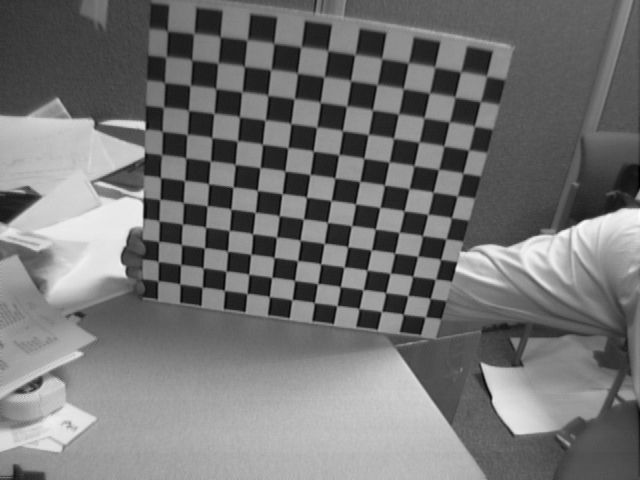
#> input picture Calibration/Image11.tif, 640 x 480 px
$ python main.py
#> lines starting #> are read from the running program, lines starting #| are printed output that depends on the picture; after the words box and inside, x2 and y2 are one past the last pixel; in counts of white or black regions, pixels touching at a corner belong together; long printed decimals are rounded
### Calibration/getcorners.py
#之前写了一半的程序找不到了，所以重新开了一个
#
import numpy as np
import cv2
def getcorners(filename,size):
    img=cv2.imread(filename,0)
    patternsize=(size[0],size[1])
    found,corners=cv2.findChessboardCorners(img,patternsize)
    if found:
        criteria = (cv2.TERM_CRITERIA_EPS + cv2.TERM_CRITERIA_MAX_ITER, 30, 0.001)
        corners2=cv2.cornerSubPix(img, corners, (11, 11),  (-1,-1),criteria)
        return corners2
    else:print('没有找到点，真不敢相信')

### Calibration/homography1.py
import numpy as np


def homography(cornerslist, objlist):
    i = 0
    for x in cornerslist:
        list=np.array([[objlist[i][0],objlist[i][1],1,0,0,0,-objlist[i][0]*x[0][0],-objlist[i][1]*x[0][0],-x[0][0]],[0,0,0,objlist[i][0],objlist[i][1],1,-objlist[i][0]*x[0][1],-objlist[i][1]*x[0][1],-x[0][1]]])
        u=np.array([[objlist[i][0]],[objlist[i][1]]])
        list1=np.array([[objlist[i][0],objlist[i][1],1,0,0,0,-objlist[i][0]*x[0][0],-objlist[i][1]*x[0][0]],[0,0,0,objlist[i][0],objlist[i][1],1,-objlist[i][0]*x[0][1],-objlist[i][1]*x[0][1]]])
        if i==0:
            LIST=list
            LIST1 = list1
            U=u
        else:
            LIST = np.vstack((LIST, list))
            LIST1 = np.vstack((LIST1, list1))
            U=np.vstack((U,u))
        i += 1
    k=np.dot(np.dot(np.linalg.inv(np.dot(LIST1.T,LIST1)),LIST1.T),U)
    # t=np.dot(LIST.T,LIST)
    # eig=np.linalg.eigh(t)
    svd=np.linalg.svd(LIST)
    b=svd[2][8]
    # print('k:',k)
    return b

### Calibration/main.py
from getcorners import getcorners
from homography1 import homography
import  math
import cv2
import numpy as np
class image(object):
    def __init__(self, name,size=[0,0],r=[0,0,0],t=[0,0,0,]):
        self.name = name
        self.px=30
        self.py=30
        self.row = size[0]
        self.col = size[1]
        self.size=size
        # self.h=self.geth()
        self.r=r
        self.t=t
        self.corner=getcorners(self.name,self.size)
    def draw(self,num=[]):
        img = cv2.imread(self.name)
        corners=self.corner
        for i in num:
            ua = corners[i][0][0]
            va = corners[i][0][1]
            obj=self.getobjlist()
            print(obj[i])
            print(ua,va)
            cv2.circle(img, (int(ua), int(va)), 5, (0, 0, 255,), -1)
            cv2.imshow('img', img)
            key = cv2.waitKey(0)
        return
    def geth(self,points=[]):
        self.corner=getcorners(self.name,self.size)
        corners=self.corner
        objlist=self.getobjlist(points)
        if len(points)==0:
            cornerslist=corners
        else:

            cornerslist=[]
            for i in points:
                cornerslist.append(corners[i])
        h=homography(cornerslist,objlist)
        return h/h[8]
    def getobjlist(self,points=[]):
        objlist=[]
        if len(points)==0:
            for x in range(self.col):
                for y in range(self.row):
                    objlist.append([y*self.px,x*self.py])
        else:

                #这个函数不能用，只能让points==0时候可以。
                for xy in points:
                    y=xy%(self.col-1)
                    x=int(xy/(self.col-1))
                    objlist.append([y*self.px,x*self.py])
        return objlist

    def getv(self,points=[]):
        h = self.geth(points)
        v12 = np.array(
            [h[0] * h[1], h[3] * h[1] + h[0] * h[4], h[3] * h[4], h[6] * h[1] + h[0] * h[7], h[6] * h[4] + h[3] * h[7],
             h[6] * h[7]])
        v11 = np.array(
            [h[0] * h[0], h[0] * h[3] + h[3] * h[0], h[3] * h[3], h[0] * h[6] + h[6] * h[0], h[6] * h[3] + h[3] * h[6],
             h[6] * h[6]])
        v22 = np.array(
            [h[1] * h[1], h[1] * h[4] + h[4] * h[1], h[4] * h[4], h[7] * h[1] + h[1] * h[7], h[7] * h[4] + h[4] * h[7],
             h[7] * h[7]])
        v = np.vstack((v12, v11 - v22))
        return v
size=[12,13]
filename='Image11.tif'
image1=image(filename,size)
#> in getcorners, img is the input picture: shape (480, 640); min 1, max 254, mean 116.2
#> in getcorners, `found,corners=cv2.findChessboardCorners(img,patternsize)`: found = True; corners = 156 rows, first 8: [163, 278], [162, 267], [163, 238], [158.9, 221], [160, 199.6], [164, 183], [166, 151], [166, 137]
#> in getcorners, `corners2=cv2.cornerSubPix(img, corners, (11, 11),  (-1,-1),criteria)`: corners2 = 156 rows, first 8: [157.9, 280.7], [158.3, 261.3], [158.6, 241.4], [159.1, 220.7], [159.7, 199.3], [160.5, 177.4], [161.6, 154.6], [162.3, 131.2]
#> in __init__, `self.corner=getcorners(self.name,self.size)`: self.corner has the same summary as corners2 in getcorners
filename='Image17.tif'
image2=image(filename,size)
#> call 2 of getcorners, with filename = 'Image17.tif'
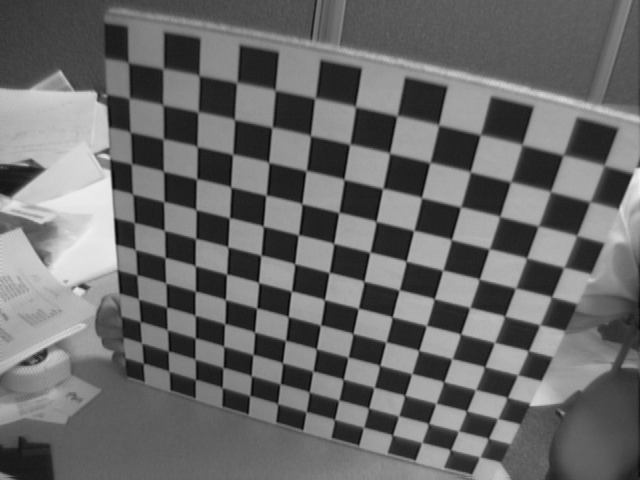
#> input picture Calibration/Image17.tif, 640 x 480 px
#> in getcorners, img is the input picture: shape (480, 640); min 7, max 241, mean 105.9
#> in getcorners (call 2), `found,corners=cv2.findChessboardCorners(img,patternsize)`: corners = 156 rows, first 8: [146, 361], [145, 349], [144, 320], [138.1, 298.5], [137.2, 274.9], [135.6, 250], [134.7, 222.6], [132.6, 194.3]
#> in getcorners (call 2), `corners2=cv2.cornerSubPix(img, corners, (11, 11),  (-1,-1),criteria)`: corners2 = 156 rows, first 8: [143.3, 363.2], [141.6, 342.9], [140.2, 321.5], [138.5, 298.9], [136.9, 274.8], [135.4, 249.6], [134.4, 222.5], [132.7, 194]
#> in __init__ (call 2), `self.corner=getcorners(self.name,self.size)`: self.corner has the same summary as corners2 in getcorners
filename='Image20.tif'
image3=image(filename,size)
#> call 3 of getcorners, with filename = 'Image20.tif'
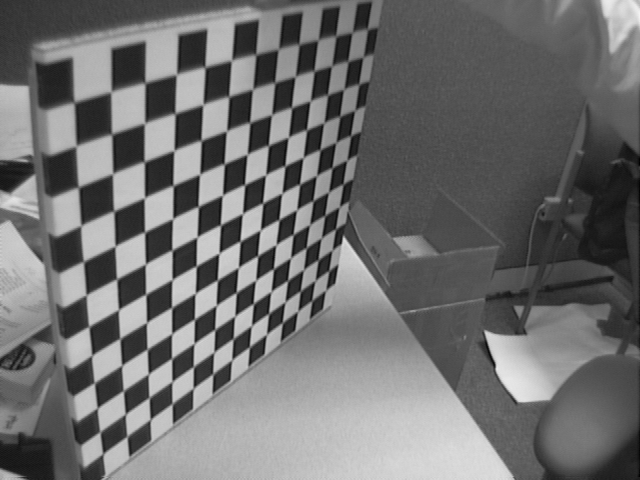
#> input picture Calibration/Image20.tif, 640 x 480 px
#> in getcorners, img is the input picture: shape (480, 640); min 1, max 243, mean 111.3
#> in getcorners (call 3), `found,corners=cv2.findChessboardCorners(img,patternsize)`: corners = 156 rows, first 8: [103, 454.5], [99.5, 432], [98.08, 407.4], [95.13, 384.5], [93.08, 354.4], [88.5, 327], [86.79, 294.4], [85, 264]
#> in getcorners (call 3), `corners2=cv2.cornerSubPix(img, corners, (11, 11),  (-1,-1),criteria)`: corners2 = 156 rows, first 8: [102.7, 453.8], [99.83, 431.7], [97.22, 408], [94.31, 382.7], [91.64, 355.4], [88.75, 326.5], [86.14, 294.9], [83.45, 261.4]
#> in __init__ (call 3), `self.corner=getcorners(self.name,self.size)`: self.corner has the same summary as corners2 in getcorners
points=[ 1,11,23,36,41,57,73,88,98,115,140]
image1.draw(points)
#> in draw, `corners=self.corner`: corners = 156 rows, first 8: [157.9, 280.7], [158.3, 261.3], [158.6, 241.4], [159.1, 220.7], [159.7, 199.3], [160.5, 177.4], [161.6, 154.6], [162.3, 131.2]
#> the loop in draw, `for i in num:` made 11 passes; (key Esc is pressed on pass 1)
#> (ua, va) on passes 1 to 11: (158.3, 261.3), (167.5, 30.7), (193.7, 33.47), (224.5, 290.3), (233, 187), (267.9, 95.14), (294.6, 280.4), (327.5, 222.3), (344.1, 266.9), (389.2, 161.9), (443.8, 145.9)
#| 158.252 261.308
#| 167.453 30.703
#| 193.687 33.471
#| 224.471 290.3174
#| 233.000 187.041
#| 267.8554 95.140
#| 294.6179 280.393
#| 327.4931 222.297
#> (further printed lines are left out)
#> after the loop in draw, `for i in num:`:
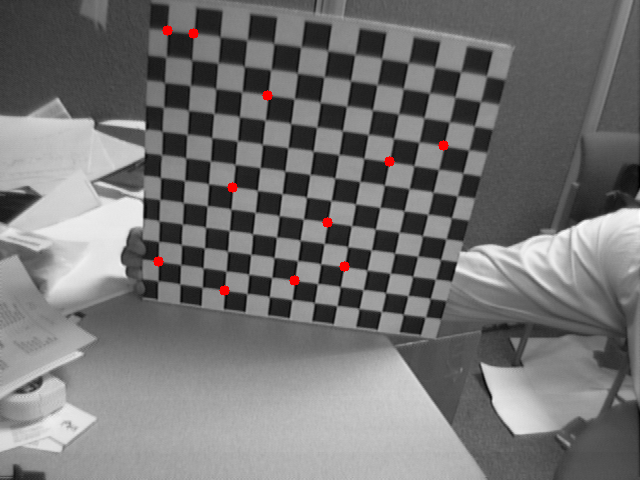
#> img: shape (480, 640, 3); 0.29% of pixels changed, all inside (x1, y1, x2, y2) = (153, 25, 449, 296)
image2.draw(points)
#> in draw (call 2), `corners=self.corner`: corners = 156 rows, first 8: [143.3, 363.2], [141.6, 342.9], [140.2, 321.5], [138.5, 298.9], [136.9, 274.8], [135.4, 249.6], [134.4, 222.5], [132.7, 194]
#> the loop in draw (call 2), `for i in num:` made 11 passes
#> (ua, va) on passes 1 to 11: (141.6, 342.9), (128.3, 62.44), (163.2, 68.66), (222.3, 387.5), (226.6, 274.1), (268.8, 162.3), (309.3, 391.9), (353, 333.5), (374.1, 387.4), (442.8, 270.2), (526.7, 257.9)
#| 141.625 342.9281
#| 128.316 62.443
#| 163.161 68.663
#| 222.301 387.4701
#| 226.586 274.067
#| 268.7736 162.260
#| 309.288 391.875
#| 352.9673 333.469
#> (further printed lines are left out)
#> after the loop in draw (call 2), `for i in num:`:
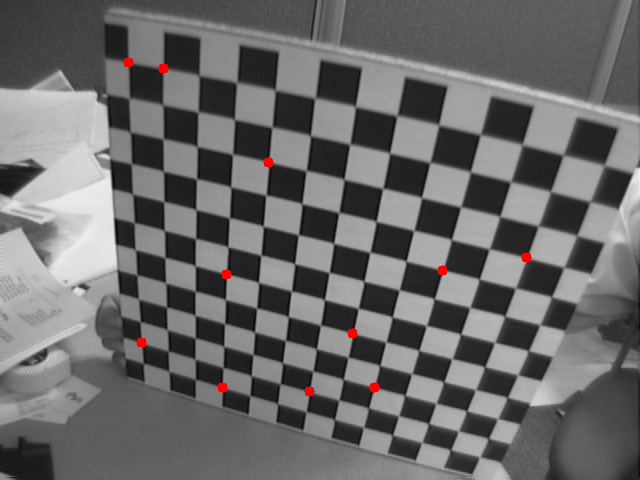
#> img: shape (480, 640, 3); 0.29% of pixels changed, all inside (x1, y1, x2, y2) = (123, 57, 532, 397)
image3.draw(points)
#> in draw (call 3), `corners=self.corner`: corners has the same summary as corners2 in getcorners
#> the loop in draw (call 3), `for i in num:` made 11 passes
#> (ua, va) on passes 1 to 11: (99.83, 431.7), (74.17, 102.2), (111, 91.67), (172.2, 403.6), (172.1, 279.5), (201.1, 140.3), (233.2, 338.7), (257.7, 255.7), (270.9, 291.5), (303.2, 157.3), (339.9, 116.2)
#| 99.829 431.7126
#| 74.168 102.237
#| 111.033 91.667
#| 172.160 403.5729
#| 172.0671 279.544
#| 201.120 140.256
#| 233.200 338.707
#| 257.662 255.726
#> (further printed lines are left out)
#> after the loop in draw (call 3), `for i in num:`:
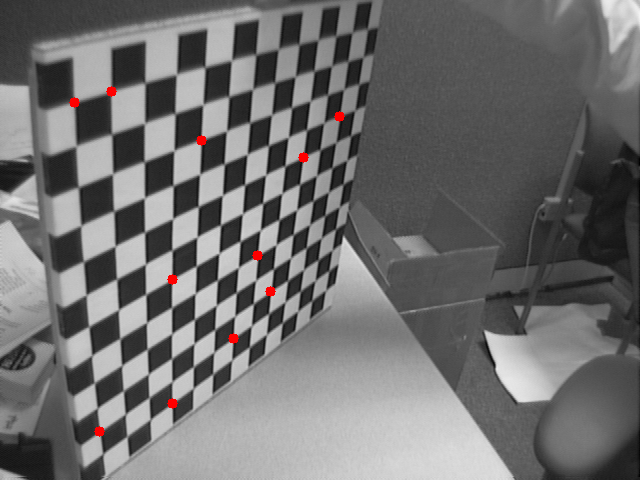
#> img: shape (480, 640, 3); 0.29% of pixels changed, all inside (x1, y1, x2, y2) = (69, 86, 345, 437)
h1=image1.geth(points)
#> in getcorners (call 4), `found,corners=cv2.findChessboardCorners(img,patternsize)`: corners = 156 rows, first 8: [163, 278], [162, 267], [163, 238], [158.9, 221], [160, 199.6], [164, 183], [166, 151], [166, 137]
#> in getcorners (call 4), `corners2=cv2.cornerSubPix(img, corners, (11, 11),  (-1,-1),criteria)`: corners2 = 156 rows, first 8: [157.9, 280.7], [158.3, 261.3], [158.6, 241.4], [159.1, 220.7], [159.7, 199.3], [160.5, 177.4], [161.6, 154.6], [162.3, 131.2]
#> in geth, `self.corner=getcorners(self.name,self.size)`: self.corner has the same summary as corners2 in getcorners
#> in geth, `corners=self.corner`: corners has the same summary as corners2 in getcorners
#> after the loop in geth, `for i in points:`: cornerslist = [[[158.3, 261.3]], [[167.5, 30.7]], [[193.7, 33.47]], [[224.5, 290.3]], [[233, 187]], [[267.9, 95.14]], [[294.6, 280.4]], [[327.5, 222.3]], [[344.1, 266.9]], [[389.2, 161.9]], [[443.8, 145.9]]]
#> the loop in homography, `for x in cornerslist:` made 11 passes
#> (x, U) on passes 1 to 7: ([[158.3, 261.3]], [30, 0]), ([[167.5, 30.7]], [30, 0, 330, 0]), ([[193.7, 33.47]], [30, 0, 330, 0, 330, 30]), ([[224.5, 290.3]], [30, 0, 330, 0, 330, 30, 0, 90]), ([[233, 187]], [30, 0, 330, 0, 330, 30, 0, 90, 150, 90]), ([[267.9, 95.14]], [30, 0, 330, 0, 330, 30, 0, 90, 150, 90, 270, 120]), ([[294.6, 280.4]], [30, 0, 330, 0, 330, 30, 0, 90, 150, 90, 270, 120, 30, 180])
#> (x, u) on passes 8 to 11: ([[327.5, 222.3]], [120, 210]), ([[344.1, 266.9]], [60, 240]), ([[389.2, 161.9]], [210, 270]), ([[443.8, 145.9]], [240, 330])
#> after the loop in homography, `for x in cornerslist:`: i = 11
#> in homography, `k=np.dot(np.dot(np.linalg.inv(np.dot(LIST1.T,LIST1)),LIST1.T),U)`: k = [1, 1.11e-14, -2.93e-12, 3.16e-15, 1, -4.55e-13, 4.23e-17, 3.36e-17]
#> in homography, `b=svd[2][8]`: b = [0.000147, -0.0023, -0.489, 0.0024, -0.000306, -0.872, 1.45e-06, 9.41e-08, -0.00311]
#> in geth, `h=homography(cornerslist,objlist)`: h has the same summary as b in homography
#> h1 = [-0.0473, 0.74, 157.2, -0.773, 0.0983, 280.6, -0.000466, -3.03e-05, 1]
h2=image2.geth(points)
#> in getcorners (call 5), `found,corners=cv2.findChessboardCorners(img,patternsize)`: corners = 156 rows, first 8: [146, 361], [145, 349], [144, 320], [138.1, 298.5], [137.2, 274.9], [135.6, 250], [134.7, 222.6], [132.6, 194.3]
#> in getcorners (call 5), `corners2=cv2.cornerSubPix(img, corners, (11, 11),  (-1,-1),criteria)`: corners2 = 156 rows, first 8: [143.3, 363.2], [141.6, 342.9], [140.2, 321.5], [138.5, 298.9], [136.9, 274.8], [135.4, 249.6], [134.4, 222.5], [132.7, 194]
#> in geth (call 2), `self.corner=getcorners(self.name,self.size)`: self.corner has the same summary as corners2 in getcorners
#> in geth (call 2), `corners=self.corner`: corners has the same summary as corners2 in getcorners
#> the loop in geth (call 2), `for i in points:` made 11 passes
#> i on passes 2 to 11: 11, 23, 36, 41, 57, 73, 88, 98, 115, 140
#> the loop in homography (call 2), `for x in cornerslist:` made 11 passes
#> (x, U) on passes 1 to 7: ([[141.6, 342.9]], [30, 0]), ([[128.3, 62.44]], [30, 0, 330, 0]), ([[163.2, 68.66]], [30, 0, 330, 0, 330, 30]), ([[222.3, 387.5]], [30, 0, 330, 0, 330, 30, 0, 90]), ([[226.6, 274.1]], [30, 0, 330, 0, 330, 30, 0, 90, 150, 90]), ([[268.8, 162.3]], [30, 0, 330, 0, 330, 30, 0, 90, 150, 90, 270, 120]), ([[309.3, 391.9]], [30, 0, 330, 0, 330, 30, 0, 90, 150, 90, 270, 120, 30, 180])
#> (x, u) on passes 8 to 11: ([[353, 333.5]], [120, 210]), ([[374.1, 387.4]], [60, 240]), ([[442.8, 270.2]], [210, 270]), ([[526.7, 257.9]], [240, 330])
#> h2 = [-0.148, 0.831, 142.4, -0.965, 0.164, 363.9, -0.000805, -0.000257, 1]
h3=image3.geth(points)
#> in getcorners (call 6), `found,corners=cv2.findChessboardCorners(img,patternsize)`: corners = 156 rows, first 8: [103, 454.5], [99.5, 432], [98.08, 407.4], [95.13, 384.5], [93.08, 354.4], [88.5, 327], [86.79, 294.4], [85, 264]
#> in getcorners (call 6), `corners2=cv2.cornerSubPix(img, corners, (11, 11),  (-1,-1),criteria)`: corners2 = 156 rows, first 8: [102.7, 453.8], [99.83, 431.7], [97.22, 408], [94.31, 382.7], [91.64, 355.4], [88.75, 326.5], [86.14, 294.9], [83.45, 261.4]
#> in geth (call 3), `self.corner=getcorners(self.name,self.size)`: self.corner has the same summary as corners2 in getcorners
#> in geth (call 3), `corners=self.corner`: corners has the same summary as corners2 in getcorners
#> h3 = [-0.148, 0.982, 100.8, -1.16, -0.134, 455.1, -0.000902, 0.0011, 1]
print('h1:',h1)
#| h1: [-4.73054310e-02  7.40372662e-01  1.57184571e+02 -7.72957263e-01
#|   9.82600839e-02  2.80578736e+02 -4.65825320e-04 -3.02508024e-05
#|   1.00000000e+00]

v1=image1.getv(points)
#> in getcorners (call 7), `found,corners=cv2.findChessboardCorners(img,patternsize)`: corners = 156 rows, first 8: [163, 278], [162, 267], [163, 238], [158.9, 221], [160, 199.6], [164, 183], [166, 151], [166, 137]
#> in getcorners (call 7), `corners2=cv2.cornerSubPix(img, corners, (11, 11),  (-1,-1),criteria)`: corners2 = 156 rows, first 8: [157.9, 280.7], [158.3, 261.3], [158.6, 241.4], [159.1, 220.7], [159.7, 199.3], [160.5, 177.4], [161.6, 154.6], [162.3, 131.2]
#> in geth (call 4), `self.corner=getcorners(self.name,self.size)`: self.corner has the same summary as corners2 in getcorners
#> in geth (call 4), `corners=self.corner`: corners has the same summary as corners2 in getcorners
#> in getv, `h = self.geth(points)`: h has the same summary as h1 outside getv
#> in getv, `v12 = np.array( [h[0] * h[1], h[3] * h[1] + h[0] * h[4], h[3] * h[4], ..`: v12 = [-0.035, -0.577, -0.076, -0.000343, -2.24e-05, 1.41e-08]
#> in getv, `v11 = np.array( [h[0] * h[0], h[0] * h[3] + h[3] * h[0], h[3] * h[3], ..`: v11 = [0.00224, 0.0731, 0.597, 4.41e-05, 0.00072, 2.17e-07]
#> in getv, `v22 = np.array( [h[1] * h[1], h[1] * h[4] + h[4] * h[1], h[4] * h[4], ..`: v22 = [0.548, 0.145, 0.00966, -4.48e-05, -5.94e-06, 9.15e-10]
#> in getv, `v = np.vstack((v12, v11 - v22))`: v = [[-0.035, -0.577, -0.076, -0.000343, -2.24e-05, 1.41e-08], [-0.546, -0.0724, 0.588, 8.89e-05, 0.000726, 2.16e-07]]
#> v1 has the same summary as v in getv
v2=image2.getv(points)
#> in getcorners (call 8), `found,corners=cv2.findChessboardCorners(img,patternsize)`: corners = 156 rows, first 8: [146, 361], [145, 349], [144, 320], [138.1, 298.5], [137.2, 274.9], [135.6, 250], [134.7, 222.6], [132.6, 194.3]
#> in getcorners (call 8), `corners2=cv2.cornerSubPix(img, corners, (11, 11),  (-1,-1),criteria)`: corners2 = 156 rows, first 8: [143.3, 363.2], [141.6, 342.9], [140.2, 321.5], [138.5, 298.9], [136.9, 274.8], [135.4, 249.6], [134.4, 222.5], [132.7, 194]
#> in geth (call 5), `self.corner=getcorners(self.name,self.size)`: self.corner has the same summary as corners2 in getcorners
#> in geth (call 5), `corners=self.corner`: corners has the same summary as corners2 in getcorners
#> v2 = [[-0.123, -0.826, -0.158, -0.000631, 0.000117, 2.07e-07], [-0.669, 0.0125, 0.905, 0.000665, 0.00164, 5.82e-07]]
v3=image3.getv(points )
#> in getcorners (call 9), `found,corners=cv2.findChessboardCorners(img,patternsize)`: corners = 156 rows, first 8: [103, 454.5], [99.5, 432], [98.08, 407.4], [95.13, 384.5], [93.08, 354.4], [88.5, 327], [86.79, 294.4], [85, 264]
#> in getcorners (call 9), `corners2=cv2.cornerSubPix(img, corners, (11, 11),  (-1,-1),criteria)`: corners2 = 156 rows, first 8: [102.7, 453.8], [99.83, 431.7], [97.22, 408], [94.31, 382.7], [91.64, 355.4], [88.75, 326.5], [86.14, 294.9], [83.45, 261.4]
#> in geth (call 6), `self.corner=getcorners(self.name,self.size)`: self.corner has the same summary as corners2 in getcorners
#> in geth (call 6), `corners=self.corner`: corners has the same summary as corners2 in getcorners
#> v3 = [[-0.145, -1.12, 0.156, -0.00105, -0.00115, -9.9e-07], [-0.942, 0.607, 1.33, -0.00189, 0.00239, -3.89e-07]]
v=np.vstack((v1,v2,v3))
#> v = [[-0.035, -0.577, -0.076, -0.000343, -2.24e-05, 1.41e-08], [-0.546, -0.0724, 0.588, 8.89e-05, 0.000726, 2.16e-07], [-0.123, -0.826, -0.158, -0.000631, 0.000117, 2.07e-07], [-0.669, 0.0125, 0.905, 0.000665, 0.00164, 5.82e-07], [-0.145, -1.12, 0.156, -0.00105, -0.00115, -9.9e-07], [-0.942, 0.607, 1.33, -0.00189, 0.00239, -3.89e-07]]
svd = np.linalg.svd(v)
b = svd[2][5]
#> b = [1.25e-06, 2.75e-08, 1.45e-06, -0.000406, -0.000478, 1]
V=(b[1]*b[3]-b[0]*b[4])/(b[0]*b[2]-b[1]*b[1])
#> V = 324.4
lanmuda=b[5]-(b[3]*b[3]+V*(b[1]*b[3]-b[0]*b[4]))/b[0]
#> lanmuda = 0.716
alpha=np.sqrt(lanmuda/b[0])
#> alpha = 756.2
beita=np.sqrt((lanmuda*b[0])/(b[0]*b[2]-b[1]*b[1]))
#> beita = 703.5
gama=-b[1]*alpha*alpha*beita/lanmuda
#> gama = -15.43
u0=gama*V/beita-b[3]*alpha*alpha/lanmuda
#> u0 = 317.3
print(V,u0,alpha,beita,lanmuda,gama)
#| 324.362 317.300 756.244 703.466 0.716 -15.431
